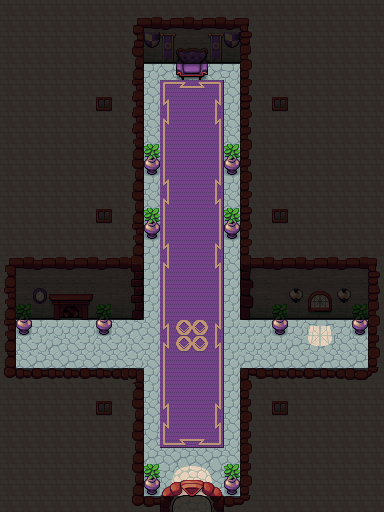

A 2D game scene composited from a Tiled map and its tileset images. What follows is a short description and the map's XML, with every tile layer's data as written:
An orthogonal 24x32 tile map with 16x16 px tiles, 3 tile layers (background, overlay, mask), 1 hidden layer not drawn, 3 tilesets and 2 objects (Gateway, Location).

<map version="1.0" orientation="orthogonal" width="24" height="32" tilewidth="16" tileheight="16">
 <tileset firstgid="1" name="castle" tilewidth="16" tileheight="16">
  <image source="castle.png" width="128" height="288" />
  <tile id="2">
   <properties>
    <property name="wall" value="" />
   </properties>
  </tile>
  <tile id="3">
   <properties>
    <property name="wall" value="" />
   </properties>
  </tile>
  <tile id="4">
   <properties>
    <property name="wall" value="" />
   </properties>
  </tile>
  <tile id="5">
   <properties>
    <property name="wall" value="" />
   </properties>
  </tile>
  <tile id="7">
   <properties>
    <property name="wall" value="" />
   </properties>
  </tile>
  <tile id="8">
   <properties>
    <property name="wall" value="" />
   </properties>
  </tile>
  <tile id="9">
   <properties>
    <property name="wall" value="" />
   </properties>
  </tile>
  <tile id="10">
   <properties>
    <property name="wall" value="" />
   </properties>
  </tile>
  <tile id="11">
   <properties>
    <property name="wall" value="" />
   </properties>
  </tile>
  <tile id="12">
   <properties>
    <property name="wall" value="" />
   </properties>
  </tile>
  <tile id="13">
   <properties>
    <property name="wall" value="" />
   </properties>
  </tile>
  <tile id="14">
   <properties>
    <property name="wall" value="" />
   </properties>
  </tile>
  <tile id="15">
   <properties>
    <property name="wall" value="" />
   </properties>
  </tile>
  <tile id="16">
   <properties>
    <property name="wall" value="" />
   </properties>
  </tile>
  <tile id="17">
   <properties>
    <property name="wall" value="" />
   </properties>
  </tile>
  <tile id="18">
   <properties>
    <property name="wall" value="" />
   </properties>
  </tile>
  <tile id="19">
   <properties>
    <property name="wall" value="" />
   </properties>
  </tile>
  <tile id="20">
   <properties>
    <property name="wall" value="" />
   </properties>
  </tile>
  <tile id="21">
   <properties>
    <property name="wall" value="" />
   </properties>
  </tile>
  <tile id="22">
   <properties>
    <property name="wall" value="" />
   </properties>
  </tile>
  <tile id="23">
   <properties>
    <property name="wall" value="" />
   </properties>
  </tile>
  <tile id="24">
   <properties>
    <property name="wall" value="" />
   </properties>
  </tile>
  <tile id="25">
   <properties>
    <property name="wall" value="" />
   </properties>
  </tile>
  <tile id="26">
   <properties>
    <property name="wall" value="" />
   </properties>
  </tile>
  <tile id="27">
   <properties>
    <property name="wall" value="" />
   </properties>
  </tile>
  <tile id="28">
   <properties>
    <property name="wall" value="" />
   </properties>
  </tile>
  <tile id="33">
   <properties>
    <property name="wall" value="" />
   </properties>
  </tile>
  <tile id="34">
   <properties>
    <property name="wall" value="" />
   </properties>
  </tile>
  <tile id="35">
   <properties>
    <property name="wall" value="" />
   </properties>
  </tile>
  <tile id="36">
   <properties>
    <property name="wall" value="" />
   </properties>
  </tile>
  <tile id="37">
   <properties>
    <property name="wall" value="" />
   </properties>
  </tile>
  <tile id="38">
   <properties>
    <property name="wall" value="" />
   </properties>
  </tile>
  <tile id="39">
   <properties>
    <property name="wall" value="" />
   </properties>
  </tile>
  <tile id="44">
   <properties>
    <property name="wall" value="" />
   </properties>
  </tile>
  <tile id="45">
   <properties>
    <property name="wall" value="" />
   </properties>
  </tile>
  <tile id="46">
   <properties>
    <property name="wall" value="" />
   </properties>
  </tile>
  <tile id="47">
   <properties>
    <property name="wall" value="" />
   </properties>
  </tile>
  <tile id="48">
   <properties>
    <property name="wall" value="" />
   </properties>
  </tile>
  <tile id="49">
   <properties>
    <property name="wall" value="" />
   </properties>
  </tile>
  <tile id="50">
   <properties>
    <property name="wall" value="" />
   </properties>
  </tile>
  <tile id="55">
   <properties>
    <property name="wall" value="" />
   </properties>
  </tile>
  <tile id="56">
   <properties>
    <property name="wall" value="" />
   </properties>
  </tile>
  <tile id="61">
   <properties>
    <property name="wall" value="" />
   </properties>
  </tile>
  <tile id="62">
   <properties>
    <property name="wall" value="" />
   </properties>
  </tile>
  <tile id="67">
   <properties>
    <property name="wall" value="" />
   </properties>
  </tile>
  <tile id="68">
   <properties>
    <property name="wall" value="" />
   </properties>
  </tile>
  <tile id="70">
   <properties>
    <property name="wall" value="" />
   </properties>
  </tile>
  <tile id="73">
   <properties>
    <property name="wall" value="" />
   </properties>
  </tile>
  <tile id="74">
   <properties>
    <property name="wall" value="" />
   </properties>
  </tile>
  <tile id="75">
   <properties>
    <property name="wall" value="" />
   </properties>
  </tile>
  <tile id="76">
   <properties>
    <property name="wall" value="" />
   </properties>
  </tile>
  <tile id="79">
   <properties>
    <property name="wall" value="" />
   </properties>
  </tile>
  <tile id="80">
   <properties>
    <property name="wall" value="" />
   </properties>
  </tile>
  <tile id="81">
   <properties>
    <property name="wall" value="" />
   </properties>
  </tile>
  <tile id="82">
   <properties>
    <property name="wall" value="" />
   </properties>
  </tile>
  <tile id="83">
   <properties>
    <property name="wall" value="" />
   </properties>
  </tile>
  <tile id="84">
   <properties>
    <property name="wall" value="" />
   </properties>
  </tile>
  <tile id="85">
   <properties>
    <property name="wall" value="" />
   </properties>
  </tile>
  <tile id="86">
   <properties>
    <property name="wall" value="" />
   </properties>
  </tile>
  <tile id="87">
   <properties>
    <property name="wall" value="" />
   </properties>
  </tile>
  <tile id="88">
   <properties>
    <property name="wall" value="" />
   </properties>
  </tile>
  <tile id="89">
   <properties>
    <property name="wall" value="" />
   </properties>
  </tile>
  <tile id="90">
   <properties>
    <property name="wall" value="" />
   </properties>
  </tile>
  <tile id="95">
   <properties>
    <property name="wall" value="" />
   </properties>
  </tile>
  <tile id="101">
   <properties>
    <property name="wall" value="" />
   </properties>
  </tile>
  <tile id="104">
   <properties>
    <property name="wall" value="" />
   </properties>
  </tile>
  <tile id="107">
   <properties>
    <property name="wall" value="" />
   </properties>
  </tile>
  <tile id="115">
   <properties>
    <property name="door" value="" />
   </properties>
  </tile>
  <tile id="116">
   <properties>
    <property name="door" value="" />
   </properties>
  </tile>
  <tile id="123">
   <properties>
    <property name="door" value="" />
   </properties>
  </tile>
  <tile id="124">
   <properties>
    <property name="door" value="" />
   </properties>
  </tile>
  <tile id="131">
   <properties>
    <property name="door" value="" />
   </properties>
  </tile>
  <tile id="132">
   <properties>
    <property name="door" value="" />
   </properties>
  </tile>
  <tile id="139">
   <properties>
    <property name="door" value="" />
   </properties>
  </tile>
  <tile id="140">
   <properties>
    <property name="door" value="" />
   </properties>
  </tile>
 </tileset>
 <tileset firstgid="145" name="castle_arch" tilewidth="16" tileheight="16">
  <image source="castle_overlay.png" width="64" height="32" />
 </tileset>
 <tileset firstgid="153" name="mask" tilewidth="16" tileheight="16">
  <image source="mask.png" width="32" height="16" />
 </tileset>
 <layer name="background" width="24" height="32">
  <data encoding="csv">
108,108,108,108,108,108,108,108,108,108,108,108,108,108,108,108,108,108,108,108,108,108,108,108,
108,108,108,108,108,108,108,108,69,21,22,21,22,21,22,68,108,108,108,108,108,108,108,108,
108,108,108,108,108,108,108,108,40,87,76,8,8,76,87,71,108,108,108,108,108,108,108,108,
108,108,108,108,108,108,108,108,57,24,82,83,84,82,24,56,108,108,108,108,108,108,108,108,
108,108,108,108,108,108,108,108,63,44,41,85,86,41,44,62,108,108,108,108,108,108,108,108,
108,108,108,108,108,108,108,108,29,33,52,53,54,55,33,62,108,108,108,108,108,108,108,108,
108,108,108,108,108,108,77,108,29,44,72,59,59,73,44,71,108,77,108,108,108,108,108,108,
108,108,108,108,108,108,108,108,29,33,78,59,59,79,33,62,108,108,108,108,108,108,108,108,
108,108,108,108,108,108,108,108,29,33,58,59,59,61,33,56,108,108,108,108,108,108,108,108,
108,108,108,108,108,108,108,108,63,91,58,59,59,61,91,62,108,108,108,108,108,108,108,108,
108,108,108,108,108,108,108,108,57,96,58,59,59,61,96,56,108,108,108,108,108,108,108,108,
108,108,108,108,108,108,108,108,63,44,72,59,59,73,44,62,108,108,108,108,108,108,108,108,
108,108,108,108,108,108,108,108,57,33,78,59,59,79,33,62,108,108,108,108,108,108,108,108,
108,108,108,108,108,108,77,108,63,91,58,59,59,61,91,71,108,77,108,108,108,108,108,108,
108,108,108,108,108,108,108,108,29,96,58,59,59,61,96,62,108,108,108,108,108,108,108,108,
108,108,108,108,108,108,108,108,63,44,72,59,59,73,44,62,108,108,108,108,108,108,108,108,
69,21,22,21,22,21,22,21,23,44,78,59,59,79,33,20,21,22,21,22,21,22,21,68,
63,8,8,8,8,8,36,37,38,44,58,59,59,61,44,34,8,36,37,36,37,8,8,71,
29,8,88,9,10,11,36,37,38,44,58,59,59,61,44,34,8,36,89,5,6,89,8,71,
63,90,24,25,26,27,90,24,49,44,58,59,59,61,44,45,24,90,24,18,19,24,90,56,
29,96,44,44,44,44,96,33,30,33,72,60,60,73,44,44,44,96,44,31,32,44,96,62,
63,33,44,30,33,44,33,44,33,44,78,60,60,79,44,44,44,44,30,42,43,33,33,56,
63,33,30,33,30,33,30,33,44,33,58,59,59,61,44,30,33,30,33,30,30,33,30,62,
51,14,13,14,14,13,14,15,17,44,58,59,59,61,44,12,13,14,14,13,14,15,16,50,
108,108,108,108,108,108,108,108,63,44,58,59,59,61,44,62,108,108,108,108,108,108,108,108,
108,108,108,108,108,108,77,108,57,33,72,59,59,73,44,56,108,77,108,108,108,108,108,108,
108,108,108,108,108,108,108,108,63,44,78,59,59,79,33,62,108,108,108,108,108,108,108,108,
108,108,108,108,108,108,108,108,57,41,64,65,66,67,44,56,108,108,108,108,108,108,108,108,
108,108,108,108,108,108,108,108,63,30,33,30,33,30,33,62,108,108,108,108,108,108,108,108,
108,108,108,108,108,108,108,108,57,91,92,93,94,95,91,56,108,108,108,108,108,108,108,108,
108,108,108,108,108,108,108,108,63,96,97,98,99,100,96,62,108,108,108,108,108,108,108,108,
108,108,108,108,108,108,108,108,51,13,102,103,104,105,13,50,108,108,108,108,108,108,108,108
</data>
 </layer>
 <layer name="overlay" width="24" height="32">
  <data encoding="csv">
0,0,0,0,0,0,0,0,0,0,0,0,0,0,0,0,0,0,0,0,0,0,0,0,
0,0,0,0,0,0,0,0,0,0,0,0,0,0,0,0,0,0,0,0,0,0,0,0,
0,0,0,0,0,0,0,0,0,0,0,0,0,0,0,0,0,0,0,0,0,0,0,0,
0,0,0,0,0,0,0,0,0,0,0,0,0,0,0,0,0,0,0,0,0,0,0,0,
0,0,0,0,0,0,0,0,0,0,0,0,0,0,0,0,0,0,0,0,0,0,0,0,
0,0,0,0,0,0,0,0,0,0,0,0,0,0,0,0,0,0,0,0,0,0,0,0,
0,0,0,0,0,0,0,0,0,0,0,0,0,0,0,0,0,0,0,0,0,0,0,0,
0,0,0,0,0,0,0,0,0,0,0,0,0,0,0,0,0,0,0,0,0,0,0,0,
0,0,0,0,0,0,0,0,0,0,0,0,0,0,0,0,0,0,0,0,0,0,0,0,
0,0,0,0,0,0,0,0,0,0,0,0,0,0,0,0,0,0,0,0,0,0,0,0,
0,0,0,0,0,0,0,0,0,0,0,0,0,0,0,0,0,0,0,0,0,0,0,0,
0,0,0,0,0,0,0,0,0,0,0,0,0,0,0,0,0,0,0,0,0,0,0,0,
0,0,0,0,0,0,0,0,0,0,0,0,0,0,0,0,0,0,0,0,0,0,0,0,
0,0,0,0,0,0,0,0,0,0,0,0,0,0,0,0,0,0,0,0,0,0,0,0,
0,0,0,0,0,0,0,0,0,0,0,0,0,0,0,0,0,0,0,0,0,0,0,0,
0,0,0,0,0,0,0,0,0,0,0,0,0,0,0,0,0,0,0,0,0,0,0,0,
0,0,0,0,0,0,0,0,0,0,0,0,0,0,0,0,0,0,0,0,0,0,0,0,
0,0,0,0,0,0,0,0,0,0,0,0,0,0,0,0,0,0,0,0,0,0,0,0,
0,0,0,0,0,0,0,0,0,0,0,0,0,0,0,0,0,0,0,0,0,0,0,0,
0,0,0,0,0,0,0,0,0,0,0,0,0,0,0,0,0,0,0,0,0,0,0,0,
0,0,0,0,0,0,0,0,0,0,0,0,0,0,0,0,0,0,0,0,0,0,0,0,
0,0,0,0,0,0,0,0,0,0,0,0,0,0,0,0,0,0,0,0,0,0,0,0,
0,0,0,0,0,0,0,0,0,0,0,0,0,0,0,0,0,0,0,0,0,0,0,0,
0,0,0,0,0,0,0,0,0,0,0,0,0,0,0,0,0,0,0,0,0,0,0,0,
0,0,0,0,0,0,0,0,0,0,0,0,0,0,0,0,0,0,0,0,0,0,0,0,
0,0,0,0,0,0,0,0,0,0,0,0,0,0,0,0,0,0,0,0,0,0,0,0,
0,0,0,0,0,0,0,0,0,0,0,0,0,0,0,0,0,0,0,0,0,0,0,0,
0,0,0,0,0,0,0,0,0,0,0,0,0,0,0,0,0,0,0,0,0,0,0,0,
0,0,0,0,0,0,0,0,0,0,0,0,0,0,0,0,0,0,0,0,0,0,0,0,
0,0,0,0,0,0,0,0,0,0,0,0,0,0,0,0,0,0,0,0,0,0,0,0,
0,0,0,0,0,0,0,0,0,0,145,146,147,148,0,0,0,0,0,0,0,0,0,0,
0,0,0,0,0,0,0,0,0,0,149,150,151,152,0,0,0,0,0,0,0,0,0,0
</data>
 </layer>
 <layer name="grid" width="24" height="32" visible="0" opacity="0.4">
  <data encoding="csv">
1,1,1,1,1,1,1,1,0,0,0,0,0,0,0,0,1,1,1,1,1,1,1,1,
1,1,1,1,1,1,1,1,0,0,0,0,0,0,0,0,1,1,1,1,1,1,1,1,
1,1,1,1,1,1,1,1,0,0,0,0,0,0,0,0,1,1,1,1,1,1,1,1,
1,1,1,1,1,1,1,1,0,0,0,0,0,0,0,0,1,1,1,1,1,1,1,1,
1,1,1,1,1,1,1,1,0,0,0,0,0,0,0,0,1,1,1,1,1,1,1,1,
1,1,1,1,1,1,1,1,0,0,0,0,0,0,0,0,1,1,1,1,1,1,1,1,
1,1,1,1,1,1,1,1,0,0,0,0,0,0,0,0,1,1,1,1,1,1,1,1,
1,1,1,1,1,1,1,1,0,0,0,0,0,0,0,0,1,1,1,1,1,1,1,1,
0,0,0,0,0,0,0,0,1,1,1,1,1,1,1,1,0,0,0,0,0,0,0,0,
0,0,0,0,0,0,0,0,1,1,1,1,1,1,1,1,0,0,0,0,0,0,0,0,
0,0,0,0,0,0,0,0,1,1,1,1,1,1,1,1,0,0,0,0,0,0,0,0,
0,0,0,0,0,0,0,0,1,1,1,1,1,1,1,1,0,0,0,0,0,0,0,0,
0,0,0,0,0,0,0,0,1,1,1,1,1,1,1,1,0,0,0,0,0,0,0,0,
0,0,0,0,0,0,0,0,1,1,1,1,1,1,1,1,0,0,0,0,0,0,0,0,
0,0,0,0,0,0,0,0,1,1,1,1,1,1,1,1,0,0,0,0,0,0,0,0,
0,0,0,0,0,0,0,0,1,1,1,1,1,1,1,1,0,0,0,0,0,0,0,0,
1,1,1,1,1,1,1,1,0,0,0,0,0,0,0,0,1,1,1,1,1,1,1,1,
1,1,1,1,1,1,1,1,0,0,0,0,0,0,0,0,1,1,1,1,1,1,1,1,
1,1,1,1,1,1,1,1,0,0,0,0,0,0,0,0,1,1,1,1,1,1,1,1,
1,1,1,1,1,1,1,1,0,0,0,0,0,0,0,0,1,1,1,1,1,1,1,1,
1,1,1,1,1,1,1,1,0,0,0,0,0,0,0,0,1,1,1,1,1,1,1,1,
1,1,1,1,1,1,1,1,0,0,0,0,0,0,0,0,1,1,1,1,1,1,1,1,
1,1,1,1,1,1,1,1,0,0,0,0,0,0,0,0,1,1,1,1,1,1,1,1,
1,1,1,1,1,1,1,1,0,0,0,0,0,0,0,0,1,1,1,1,1,1,1,1,
0,0,0,0,0,0,0,0,1,1,1,1,1,1,1,1,0,0,0,0,0,0,0,0,
0,0,0,0,0,0,0,0,1,1,1,1,1,1,1,1,0,0,0,0,0,0,0,0,
0,0,0,0,0,0,0,0,1,1,1,1,1,1,1,1,0,0,0,0,0,0,0,0,
0,0,0,0,0,0,0,0,1,1,1,1,1,1,1,1,0,0,0,0,0,0,0,0,
0,0,0,0,0,0,0,0,1,1,1,1,1,1,1,1,0,0,0,0,0,0,0,0,
0,0,0,0,0,0,0,0,1,1,1,1,1,1,1,1,0,0,0,0,0,0,0,0,
0,0,0,0,0,0,0,0,1,1,1,1,1,1,1,1,0,0,0,0,0,0,0,0,
0,0,0,0,0,0,0,0,1,1,1,1,1,1,1,1,0,0,0,0,0,0,0,0
</data>
 </layer>
 <objectgroup name="triggers" width="24" height="32">
  <object name="ForestGate" type="Gateway" x="176" y="480" width="32" height="32">
   <properties>
    <property name="target" value="demo_forest:CastleGate" />
   </properties>
  </object>
  <object name="SpawnPoint" type="Location" x="176" y="80" width="32" height="32" />
 </objectgroup>
 <layer name="mask" width="24" height="32" opacity="0.75">
  <data encoding="csv">
153,153,153,153,153,153,153,153,153,153,153,153,153,153,153,153,153,153,153,153,153,153,153,153,
153,153,153,153,153,153,153,153,153,153,153,153,153,153,153,153,153,153,153,153,153,153,153,153,
153,153,153,153,153,153,153,153,153,153,153,153,153,153,153,153,153,153,153,153,153,153,153,153,
153,153,153,153,153,153,153,153,153,153,153,153,153,153,153,153,153,153,153,153,153,153,153,153,
153,153,153,153,153,153,153,153,153,0,0,0,0,0,0,153,153,153,153,153,153,153,153,153,
153,153,153,153,153,153,153,153,153,0,0,0,0,0,0,153,153,153,153,153,153,153,153,153,
153,153,153,153,153,153,153,153,153,0,0,0,0,0,0,153,153,153,153,153,153,153,153,153,
153,153,153,153,153,153,153,153,153,0,0,0,0,0,0,153,153,153,153,153,153,153,153,153,
153,153,153,153,153,153,153,153,153,0,0,0,0,0,0,153,153,153,153,153,153,153,153,153,
153,153,153,153,153,153,153,153,153,0,0,0,0,0,0,153,153,153,153,153,153,153,153,153,
153,153,153,153,153,153,153,153,153,0,0,0,0,0,0,153,153,153,153,153,153,153,153,153,
153,153,153,153,153,153,153,153,153,0,0,0,0,0,0,153,153,153,153,153,153,153,153,153,
153,153,153,153,153,153,153,153,153,0,0,0,0,0,0,153,153,153,153,153,153,153,153,153,
153,153,153,153,153,153,153,153,153,0,0,0,0,0,0,153,153,153,153,153,153,153,153,153,
153,153,153,153,153,153,153,153,153,0,0,0,0,0,0,153,153,153,153,153,153,153,153,153,
153,153,153,153,153,153,153,153,153,0,0,0,0,0,0,153,153,153,153,153,153,153,153,153,
153,153,153,153,153,153,153,153,153,0,0,0,0,0,0,153,153,153,153,153,153,153,153,153,
153,153,153,153,153,153,153,153,153,0,0,0,0,0,0,153,153,153,153,153,153,153,153,153,
153,153,153,153,153,153,153,153,153,0,0,0,0,0,0,153,153,153,153,153,153,153,153,153,
153,153,153,153,153,153,153,153,153,0,0,0,0,0,0,153,153,153,153,153,153,153,153,153,
153,0,0,0,0,0,0,0,0,0,0,0,0,0,0,0,0,0,0,0,0,0,0,153,
153,0,0,0,0,0,0,0,0,0,0,0,0,0,0,0,0,0,0,0,0,0,0,153,
153,0,0,0,0,0,0,0,0,0,0,0,0,0,0,0,0,0,0,0,0,0,0,153,
153,153,153,153,153,153,153,153,153,0,0,0,0,0,0,153,153,153,153,153,153,153,153,153,
153,153,153,153,153,153,153,153,153,0,0,0,0,0,0,153,153,153,153,153,153,153,153,153,
153,153,153,153,153,153,153,153,153,0,0,0,0,0,0,153,153,153,153,153,153,153,153,153,
153,153,153,153,153,153,153,153,153,0,0,0,0,0,0,153,153,153,153,153,153,153,153,153,
153,153,153,153,153,153,153,153,153,0,0,0,0,0,0,153,153,153,153,153,153,153,153,153,
153,153,153,153,153,153,153,153,153,0,0,0,0,0,0,153,153,153,153,153,153,153,153,153,
153,153,153,153,153,153,153,153,153,0,0,0,0,0,0,153,153,153,153,153,153,153,153,153,
153,153,153,153,153,153,153,153,153,0,0,0,0,0,0,153,153,153,153,153,153,153,153,153,
153,153,153,153,153,153,153,153,153,153,153,153,153,153,153,153,153,153,153,153,153,153,153,153
</data>
 </layer>
</map>
